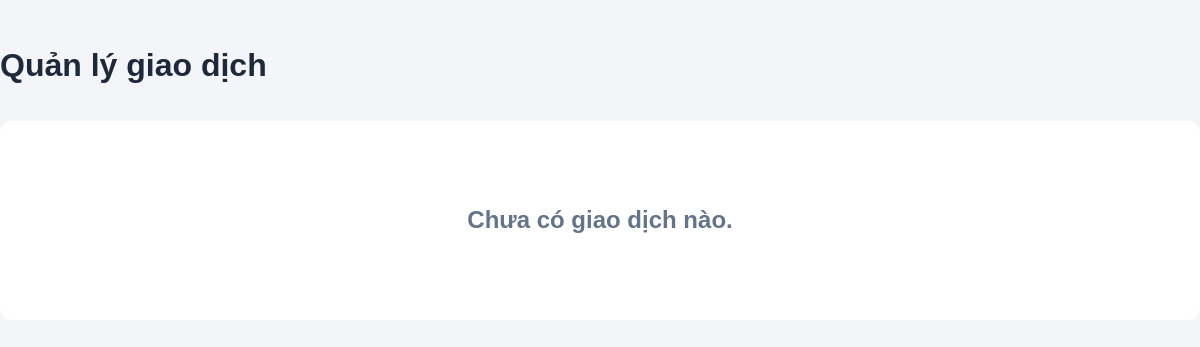
The app's page /pages/transactions.php (signed in), older data.
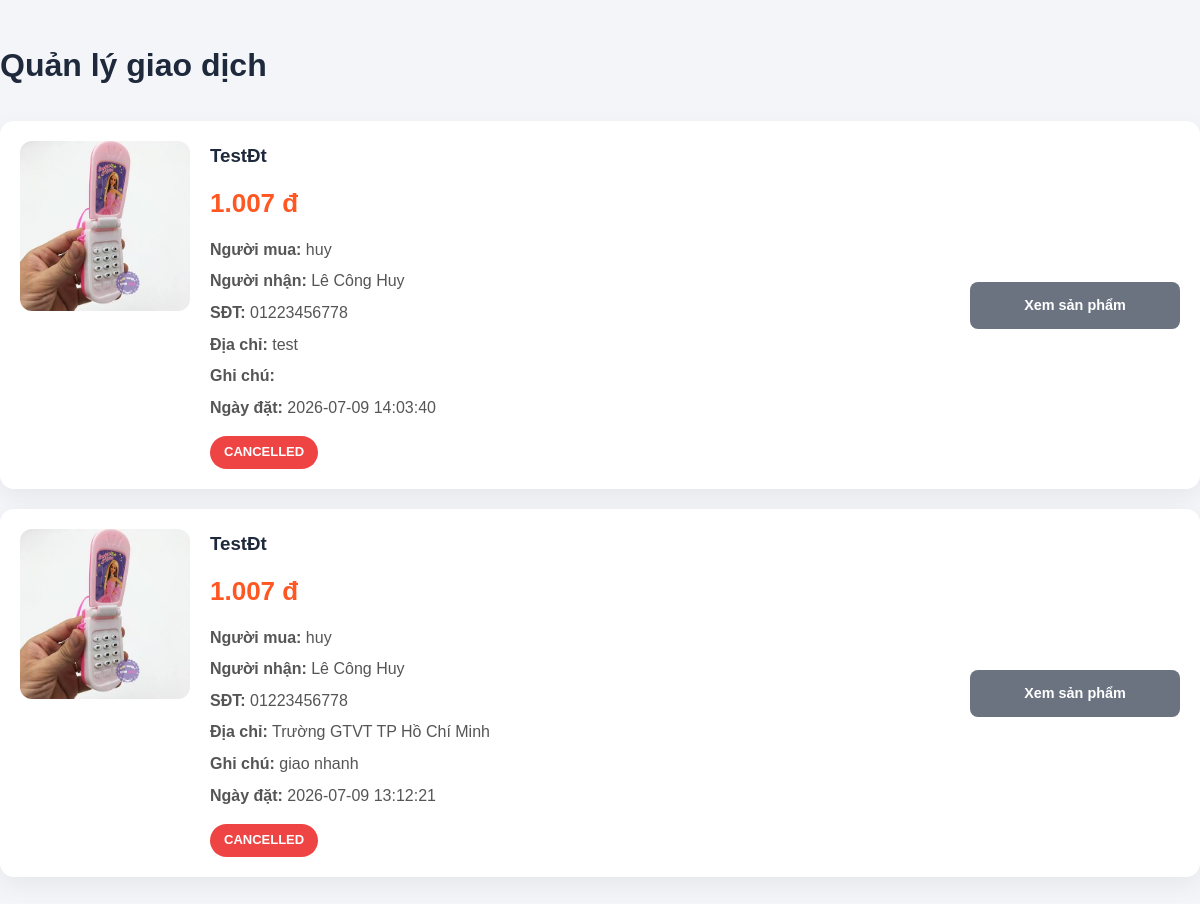
The same page, newer data.
### tables this page shows
CREATE TABLE `orders` (
  `id` int(11) NOT NULL,
  `buyer_id` int(11) NOT NULL,
  `seller_id` int(11) NOT NULL,
  `total_amount` decimal(12,2) NOT NULL,
  `status` enum('pending','accepted','rejected','completed','cancelled') DEFAULT 'pending',
  `note` text DEFAULT NULL,
  `receiver_name` varchar(255) DEFAULT NULL,
  `receiver_phone` varchar(20) DEFAULT NULL,
  `receiver_address` text DEFAULT NULL,
  `created_at` timestamp NOT NULL DEFAULT current_timestamp(),
  `updated_at` timestamp NOT NULL DEFAULT current_timestamp() ON UPDATE current_timestamp(),
  `payment_method` varchar(30) DEFAULT 'COD',
  `payment_status` enum('pending','paid','failed') DEFAULT 'pending',
  `payment_time` datetime DEFAULT NULL,
  `transaction_id` varchar(100) DEFAULT NULL
);

CREATE TABLE `products` (
  `id` int(11) NOT NULL,
  `user_id` int(11) NOT NULL,
  `category_id` int(11) NOT NULL,
  `title` varchar(255) NOT NULL,
  `description` text DEFAULT NULL,
  `price` decimal(12,2) NOT NULL,
  `image` varchar(255) DEFAULT NULL,
  `condition_item` enum('new','like_new','good','fair') DEFAULT 'good',
  `location` varchar(255) DEFAULT NULL,
  `views` int(11) DEFAULT 0,
  `status` enum('pending','active','sold','hidden','rejected') DEFAULT 'pending',
  `created_at` timestamp NOT NULL DEFAULT current_timestamp(),
  `updated_at` timestamp NOT NULL DEFAULT current_timestamp() ON UPDATE current_timestamp()
);

CREATE TABLE `users` (
  `id` int(11) NOT NULL,
  `fullname` varchar(100) NOT NULL,
  `username` varchar(50) NOT NULL,
  `email` varchar(100) NOT NULL,
  `password` varchar(255) NOT NULL,
  `phone` varchar(20) DEFAULT NULL,
  `avatar` varchar(255) DEFAULT 'uploads/avatar/default.png',
  `address` varchar(255) DEFAULT NULL,
  `gender` enum('Nam','Nữ','Khác') DEFAULT NULL,
  `dob` date DEFAULT NULL,
  `role` enum('admin','user') NOT NULL DEFAULT 'user',
  `status` enum('active','blocked') NOT NULL DEFAULT 'active',
  `created_at` timestamp NOT NULL DEFAULT current_timestamp(),
  `updated_at` timestamp NOT NULL DEFAULT current_timestamp() ON UPDATE current_timestamp()
);

### pages/transactions.php (the view, shortened to what this page needs)
<?php
require_once "../config/db.php";
$seller_id = $_SESSION["user_id"];
$sql = "
SELECT
o.id,
o.status,
o.total_amount,
o.note,
o.receiver_name,
o.receiver_phone,
o.receiver_address,
o.created_at,
p.id AS product_id,
p.title,
p.image,
u.fullname AS buyer_name
FROM orders o
INNER JOIN order_details od
ON o.id=od.order_id
INNER JOIN products p
ON od.product_id=p.id
INNER JOIN users u
ON o.buyer_id=u.id
WHERE o.seller_id=?
ORDER BY o.created_at DESC
";
$stmt = $conn->prepare($sql);
$stmt->bind_param("i",$seller_id);
$stmt->execute();
$result = $stmt->get_result();
?>
<!DOCTYPE html>
<html lang="vi">
<head>
<link rel="stylesheet" href="../assets/css/style.css?v=1783406030">
</head>
<body>
<div class="container">
<div class="title">
Quản lý giao dịch
</div>
<?php
if($result->num_rows==0){
?>
<div class="empty">
<h2>
Chưa có giao dịch nào.
</h2>
</div>
<?php
}else{
while($row=$result->fetch_assoc()){
?>
<div class="card">
<img src="<?= htmlspecialchars(!empty($row["image"]) ? '../' . ltrim($row["image"], '/') : '') ?>" onerror="this.style.background='#eee'; this.src='';">
<div class="info">
<h3>
<?= htmlspecialchars($row["title"]) ?>
</h3>
<div class="price">
<?= number_format($row["total_amount"],0,",",".") ?> đ
</div>
<div class="line">
<b>Người mua:</b>
<?= htmlspecialchars($row["buyer_name"]) ?>
</div>
<div class="line">
<b>Người nhận:</b>
<?= htmlspecialchars($row["receiver_name"]) ?>
</div>
<div class="line">
<b>SĐT:</b>
<?= htmlspecialchars($row["receiver_phone"]) ?>
</div>
<div class="line">
<b>Địa chỉ:</b>
<?= htmlspecialchars($row["receiver_address"]) ?>
</div>
<div class="line">
<b>Ghi chú:</b>
<?= nl2br(htmlspecialchars($row["note"])) ?>
</div>
<div class="line">
<b>Ngày đặt:</b>
<?= $row["created_at"] ?>
</div>
<span class="badge <?= $row["status"] ?>">
<?= strtoupper($row["status"]) ?>
</span>
</div>
<div class="action">
<a
class="btn view"
href="../product-detail.html?id=<?= $row["product_id"] ?>">
Xem sản phẩm
</a>
</div>
</div>
<?php
}
}
?>
</div>
</body>
</html>

### assets/css/style.css (style rules this page uses)
:root { --primary: #2563eb; --primary-hover: #1d4ed8; --accent: #f97316; --bg: #f8fafc; --card-bg: #ffffff; --text: #1e293b; --text-muted: #64748b; --border: #e2e8f0; --shadow: 0 1px 3px rgba(0,0,0,0.08), 0 1px 2px rgba(0,0,0,0.06); --shadow-hover: 0 8px 25px rgba(0,0,0,0.12); --radius: 12px; --radius-sm: 8px; }
* { box-sizing: border-box; margin: 0; padding: 0; }
body { font-family: 'Inter', 'Segoe UI', sans-serif; background: var(--bg); color: var(--text); line-height: 1.6; }
a { color: inherit; text-decoration: none; }
.btn { padding: 9px 20px; border: none; border-radius: 24px; font-size: 0.9rem; font-weight: 600; cursor: pointer; transition: all 0.2s; }
.container { max-width: 1200px; margin: 0 auto; padding: 0 20px; }
.badge { font-size: 0.72rem; padding: 2px 8px; border-radius: 99px; font-weight: 600; }
.empty { text-align: center; padding: 60px 20px; color: var(--text-muted); }

### pages/transactions.php (style rules this page uses)
body { background:#f3f5f9; font-family:Arial; }
.container { width:1200px; margin:auto; padding:40px 0; }
.title { font-size:32px; font-weight:bold; margin-bottom:30px; }
.card { background:#fff; border-radius:14px; padding:20px; margin-bottom:20px; display:flex; gap:20px; box-shadow:0 8px 24px rgba(0,0,0,.06); }
.card img { width:170px; height:170px; object-fit:cover; border-radius:12px; }
.info { flex:1; }
.info h3 { margin-bottom:10px; }
.price { font-size:26px; font-weight:bold; color:#ff5722; margin:12px 0; }
.line { margin:6px 0; color:#555; }
.badge { display:inline-block; padding:6px 14px; border-radius:20px; font-size:13px; font-weight:bold; color:#fff; margin-top:10px; }
.cancelled { background:#ef4444; }
.action { width:210px; display:flex; flex-direction:column; gap:10px; justify-content:center; }
.btn { padding:12px; border-radius:8px; text-decoration:none; text-align:center; font-weight:bold; color:#fff; }
.view { background:#6b7280; }
.empty { background:#fff; padding:80px; border-radius:12px; text-align:center; }

Row changes from the older to the newer data that the page shows:
added orders: products.image (picture), products.title "TestĐt", total_amount "1.007", buyer.fullname "huy", receiver_name "Lê Công Huy", receiver_phone "01223456778", receiver_address "test", created_at "2026-07-09 14:03:40", status "CANCELLED"
added orders: products.image (picture), products.title "TestĐt", total_amount "1.007", buyer.fullname "huy", receiver_name "Lê Công Huy", receiver_phone "01223456778", receiver_address "Trường GTVT TP Hồ Chí Minh", note "giao nhanh", created_at "2026-07-09 13:12:21", status "CANCELLED"
Text that changed along with them:
text no longer shown: "Chưa có giao dịch nào."
